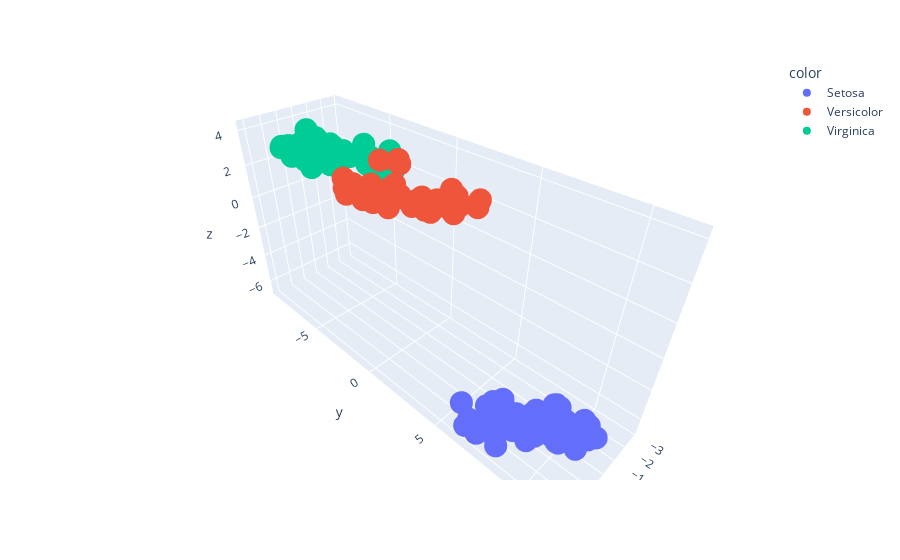

Notebook code cell kept with this figure:
### Code cell
fig = px.scatter_3d(x=xs,y=ys,z=zs,color=y)
fig.show()
